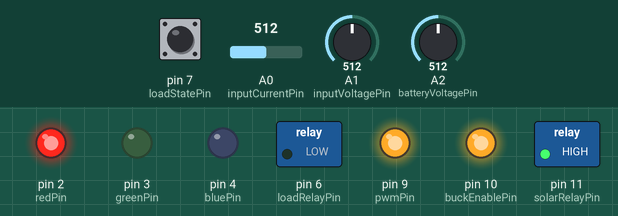
This sketch was run on a simulated Arduino Uno, built with avr-gcc and run on an emulated ATmega328P. Parts: switched loads named in the sketch (green lamp = pin HIGH), output pins drawn as LEDs (lit = HIGH). Dashed ring = blinking. Inputs (shaded band) come from the test bench; at power-on: A1 (inputVoltagePin) = 512, A2 (batteryVoltagePin) = 512, pin 7 (loadStatePin) HIGH, A0 (inputCurrentPin) = 512.

Above: at 3.2 s.
3.3 s: A1 (inputVoltagePin) set to 81
4.8 s: A1 (inputVoltagePin) set to 66
At 5.27 s:
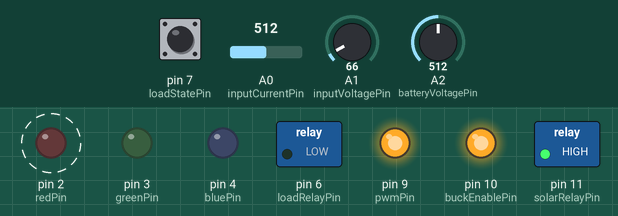
7.8 s: A2 (batteryVoltagePin) set to 716
10.8 s: A2 (batteryVoltagePin) set to 688
At 16.5 s:
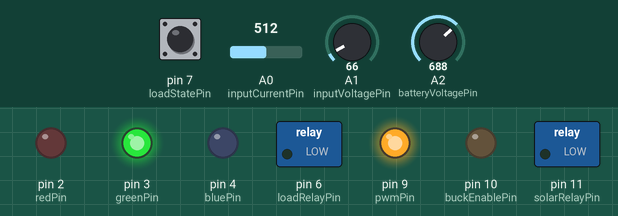
16.8 s: A2 (batteryVoltagePin) set to 0
At 17.9 s:
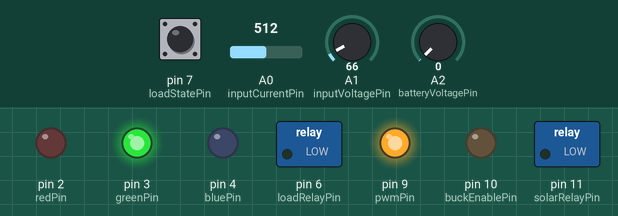
Timing chart, 0 to 19.3 s (numbered marks = the images above; inputs shaded):
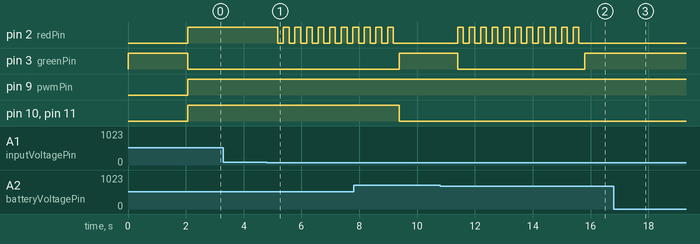

The sketch:

DCS_MPPT_VER4.ino
```cpp
#define redPin 2
#define loadRelayPin 6
#define solarRelayPin 11
#define greenPin 3
#define bluePin 4
#define loadStatePin 7
#define pwmPin 9
#define buckEnablePin 10
#define inputVoltagePin A1
#define inputCurrentPin A0
#define batteryVoltagePin A2
#define maxBatteryVoltage 14.00
#define minBatteryVoltage 10.30
#define highBatteryVoltage 13.60
#define fullCharge 14.20
#define minSolarVoltage 10.00
#define cutOffPower 5.00
#define minSolarVolt 2.00
#define loadOnSolarVoltage 5.00// voltage of solar panel at which the load turns on
#include <avr/wdt.h>

int voltageBitsIn;
int voltageBitsOut;
float solarInputVoltage;
float solarInputCurrent;
float offsetCurrent;
float inputPower;
float previousPower;
float batteryVoltage;
float previousBatteryVoltage;
float pwm;
float dutyCycle;
float delta;
float deltaBattery;
boolean loadState = LOW;
unsigned long previousMillis = 0; // last time update
long interval = 3600000; // interval for reset
extern volatile unsigned long timer0_millis;
enum chargerState{
  mppt,
  off,
  on,
  loadOn,
  constantVoltage,
  lowbattery,
  fullbattery,
  standby
};
chargerState stateOfCharger = off;

void setup() {
  InitSetup();
}

void InitSetup()
{
  voltageBitsOut = 0;
  solarInputVoltage=0.0;
  solarInputCurrent = 0.0;
  offsetCurrent = 0.0;
  inputPower = 0.0;
  previousPower = 0.0;
  batteryVoltage = 0.0;
  previousBatteryVoltage = 0.0;
  pwm = 0.0;
  dutyCycle = 0.0;
  delta = 0.5;
  deltaBattery = 0.5;
  stateOfCharger = on;
  previousMillis = 0;
  noInterrupts ();
  timer0_millis = 0;
  interrupts ();

  pinMode(buckEnablePin,OUTPUT);
  pinMode(loadRelayPin,OUTPUT);
  pinMode(solarRelayPin,OUTPUT);
  pinMode(redPin,OUTPUT);
  pinMode(greenPin,OUTPUT);
  pinMode(bluePin,OUTPUT);
  pinMode(loadStatePin,INPUT_PULLUP);
  analogReference(EXTERNAL);
  getOffsetCurrent();
  TCCR1B = TCCR1B & B11111000 | B00000001;
  pwm = 70;
  enableBuckConverter();
  initialize();
  getInputParameters();
  loadState = digitalRead(loadStatePin);
}

void softwareReset( uint8_t prescaller) {
  // start watchdog with the provided prescaller
  wdt_enable( prescaller);
  // wait for the prescaller time to expire
  // without sending the reset signal by using
  // the wdt_reset() method
  while(1) {}
}

void getOffsetCurrent(){
  offsetCurrent = averageAdcValue(inputCurrentPin,100)*0.0073758496978852;
}

void getInputParameters(){
  solarInputVoltage = averageAdcValue(inputVoltagePin,25)*0.02685546875;//0.026640625;//0.0146627565982405;//0.029296875;//voltageBitsIn*((float)refVal/1023)*12;
  solarInputCurrent = averageAdcValue(inputCurrentPin,25)*0.0073758496978852 - offsetCurrent;//0.0073168429003021148036253776435;//0.0024437927663734/(0.331*0.001)=0.0073830597171402;0.002421875//analogValue * 2.5/1023
  if(solarInputCurrent < 0.0){
    solarInputCurrent = 0.0;
  }
  inputPower = solarInputVoltage*solarInputCurrent;
  batteryVoltage = averageAdcValue(batteryVoltagePin,25)*0.01466275659824046920821114369501;//0.01453125;
}

int averageAdcValue(int adcPin,int compareVariable){
  for(int i=0; i<=3;i++){
   analogRead(adcPin);
   delay(1);
  }
  int sumOfReadings = 0;
  for(int i=0; i<compareVariable;i++){
     sumOfReadings += analogRead(adcPin);
  }
  return sumOfReadings/compareVariable;
}

void performMPPT(){
        if (previousPower <= inputPower && pwm <= 74.00) {                   // if previous watts are greater change the value of
          pwm += deltaBattery;                  // delta to make pwm increase or decrease to maximize watts
        }
        if(previousPower > inputPower && pwm >= 70.00){
          pwm -=deltaBattery;
        }
        previousPower = inputPower;                          // load old_watts with current watts value for next time
        setPwmDutyCycle();
        delay(150);
}

void performCv(){
   if (batteryVoltage < maxBatteryVoltage && pwm <=74.00) {// if previous watts are greater change the value of
          pwm += delta;                  // delta to make pwm increase or decrease to maximize watts
        }
   if(batteryVoltage >= maxBatteryVoltage && pwm >= 70.00){
          pwm -=delta;
        }
   previousBatteryVoltage = batteryVoltage;// load old_watts with current watts value for next time
   setPwmDutyCycle();
   delay(150);
   if(batteryVoltage >= fullCharge){
    while(batteryVoltage > highBatteryVoltage){
      loadState = digitalRead(loadStatePin);
      disableBuckConverter();
      getInputParameters();
      if(solarInputVoltage < minSolarVoltage && solarInputVoltage > loadOnSolarVoltage ){
        break;
      }
      else if(solarInputVoltage < loadOnSolarVoltage){
        break;
      }
      else if(loadState == HIGH){
        turnLoadRelayOff();
        break;
      }
    }
   }
}

void setPwmDutyCycle(){
  dutyCycle = 1023.0*pwm/100.0;
  analogWrite(pwmPin,dutyCycle);
}

void lowbatteryBlink(){
  for(int i = 0; i <= 10; i++){
    redOn();
    delay(200);
    rbgOff();
    delay(200);
  }
  }

  void fullbatteryBlink(){
  for(int i = 0; i <= 20; i++){
    greenOn();
    delay(3000);
    redOn();
    delay(3000);
    blueOn();
    delay(3000);
  }
  }

  void standbyMode(){
  for(int i = 0; i <= 10; i++){
    greenOn();
    delay(500);
    blueOn();
    delay(300);
  }
  }

void initialize(){
          turnSolarRelayOff();
          turnLoadRelayOff();
          disableBuckConverter();
          greenOn();
          delay(2000);
  }

void performCharging(){

         //StandBy Avoid Flickering
         if(solarInputVoltage >= (loadOnSolarVoltage - 1) && solarInputVoltage <= (loadOnSolarVoltage + 1)){
          standbyMode();
          initialize();
          stateOfCharger = standby;
          return;
         }

         //LOAD ON
         if(solarInputVoltage < loadOnSolarVoltage && batteryVoltage > minBatteryVoltage){
          if(stateOfCharger != loadOn){
          blueOn();
          turnLoadRelayOn();
          stateOfCharger = loadOn;
          }
         }

         //MPPT
         else if(batteryVoltage < highBatteryVoltage && solarInputVoltage > minSolarVolt){
          if(stateOfCharger != mppt){

            //LoadOn To MPPT Change Reset
           if(stateOfCharger == standby){
            //Reset Function
            softwareReset( WDTO_60MS);}

            turnSolarRelayOn();
            enableBuckConverter();
            redOn();
            stateOfCharger = mppt;
            }
            performMPPT();
            ResetByInterval();
         }

         //Constant Voltage
         else if(batteryVoltage >= highBatteryVoltage){
          greenOn();
          performCv();
          if(batteryVoltage < highBatteryVoltage){
            standbyMode();
            stateOfCharger = standby;
            return;
            }
            else{
              stateOfCharger = constantVoltage;
              }
         }

         //Charger Off or Low Battery
         else if(batteryVoltage <= minBatteryVoltage){
          lowbatteryBlink();
          initialize();
          stateOfCharger = lowbattery;
         }

        // Full Charge Cut Off
        else if(batteryVoltage >= fullCharge){
          fullbatteryBlink();
          stateOfCharger = fullbattery;
          }
}

void ResetByInterval(){
  unsigned long currentMillis = millis();

  if(currentMillis - previousMillis > interval) {

    //Reset Previous Millis
     previousMillis = 0;

     //Reset Millis
     noInterrupts ();
     timer0_millis = 0;
     interrupts ();

     //Reset Function
     softwareReset( WDTO_60MS);
  }
  }

void enableBuckConverter(){
  digitalWrite(buckEnablePin,HIGH);
}

void disableBuckConverter(){
  digitalWrite(buckEnablePin,LOW);
}

void turnSolarRelayOn(){
  digitalWrite(solarRelayPin,HIGH);
}

void turnSolarRelayOff(){
  digitalWrite(solarRelayPin,LOW);
}

void turnLoadRelayOn(){
  digitalWrite(loadRelayPin,HIGH);
}

void turnLoadRelayOff(){
  digitalWrite(loadRelayPin,LOW);
}

void redOn(){
  digitalWrite(redPin,HIGH);
  digitalWrite(greenPin,LOW);
  digitalWrite(bluePin,LOW);
}

void greenOn(){
  digitalWrite(greenPin,HIGH);
  digitalWrite(redPin,LOW);
  digitalWrite(bluePin,LOW);
}

void blueOn(){
  digitalWrite(bluePin,HIGH);
  digitalWrite(greenPin,LOW);
  digitalWrite(redPin,LOW);
}

void rbgOff(){
  digitalWrite(bluePin,LOW);
  digitalWrite(greenPin,LOW);
  digitalWrite(redPin,LOW);
  }


void loop() {
  getInputParameters();
  loadState = digitalRead(loadStatePin);
  if(batteryVoltage > 0.00){
    performCharging();

    //Load On/Off
    loadOnOff();
  }
  else{
  turnSolarRelayOff();
  turnLoadRelayOff();
  greenOn();
  }
}

void loadOnOff(){
  if(loadState == LOW){
    turnLoadRelayOn();
    }
  else if(loadState == HIGH && solarInputVoltage > loadOnSolarVoltage) {
    turnLoadRelayOff();
    }
  }
```

Measured:
- the behaviour switches between 75 and 74 on A1 (inputVoltagePin) (found by bisection; images 0 and 1)
- after the input at 3.3 s, every drawn part: stays the same
- after the input at 4.8 s, pin 2 (redPin): alternates HIGH for 0.20 s and LOW for 0.20 s, starting after 0.38 s
- after the input at 10.8 s, pin 2 (redPin): alternates HIGH for 0.20 s and LOW for 0.20 s, 22 changes in all, then stays LOW, starting after 0.60 s; pin 4 (bluePin), pin 6 (loadRelayPin): stays LOW (without the input it goes to HIGH after 0.60 s)
- after the input at 16.8 s, pin 2 (redPin): stops changing and stays LOW; pin 3 (greenPin): stays HIGH (without the input it goes to LOW after 1.0 s)
